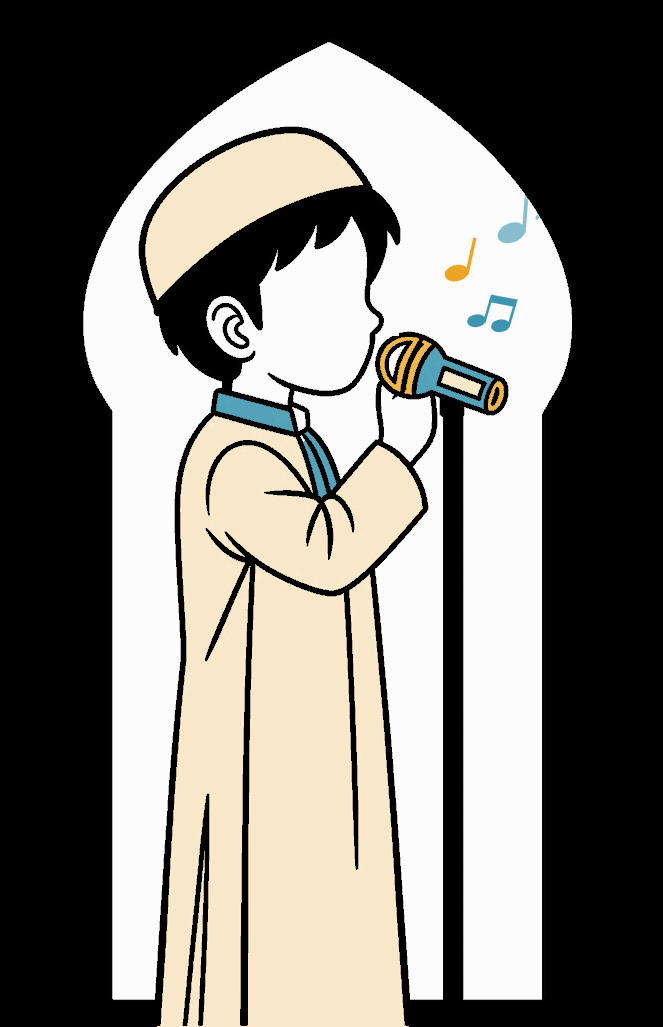
#> input picture assets/azaan/muezzin-colour.gif, 663 x 1027 px
$ python -i install_colour.py   (imports and definitions only)
#> lines starting #> are read from the running program, lines starting #| are printed output that depends on the picture
#!/usr/bin/env python3
"""Puts Harry's 2.44 coloured wu'du artwork in, and the coloured world map with it.

    python3 tools/wudu/install_colour.py <the eight animations> <the ten sheets> <the map>

Harry, 17 November 2026: "i want to give the wu'du page and steps the same treatment. replace
with coloured version, i have included the full languages menu as a zip. the other zip are the
actual animations. also as the background is white, the white can be inverted if on dark theme
and the pictures can stay the same. replace qibla quest world map with this new one, background
again is whit so can be inverted depending on theme." And then, when he saw the first attempt:
"i dont want you to invert the the actual child and wash basin etc, just the background only
if possible."

That is exactly what comes out of here, and the first way I tried it was wrong.

                        ---- THE BACKGROUND, AND ONLY THE BACKGROUND ----

Inverting every pixel that is close to grey LOOKS like "just the background". It is not. Near-
white paper and the near-white of the boy's thobe are the same colour, so the thobe goes with
the paper; his hair is near-black and comes back speckled salt-and-pepper, because the dither
leaves half its pixels just over the line and half just under. I rendered it and looked at it,
and it is visibly wrong.

So the paper is found as a REGION rather than by colour: every near-white pixel that can be
reached from the edge of the picture without crossing an outline. That is the same cut that
took the sky out of the mosques at 2.41, and it has the same property that makes it worth
trusting -- it does not depend on where the threshold is put. The same mask comes out at 20,
28, 40 and 60, because the paper meets the drawing at a hard black outline and there is nothing
in between. Specks of dither stranded inside the paper are absorbed, and that is flat from 16
pixels to 1024.

The paper is then made TRANSPARENT rather than painted. The page shows through it: white by
day, black after dark, and the child, the basin and the tap are the same pixels in both.

                 ---- THE LETTERING IS THE ONE THING THAT MUST TURN OVER ----

The seven step pictures are not only drawings: each has a frame round it, a numbered badge and
a label, all drawn in black. Left alone those are black lettering on a black page. So for the
step pictures a night version is built here, and what turns over in it is decided per DRAWN
SHAPE rather than per pixel: every connected piece of ink is looked at on its own, and a piece
with colour in it is left exactly as drawn while a piece with no colour in it is inverted. The
boy keeps his black hair because his hair is part of a shape that also contains his face.

The films need no night version -- there is no lettering on them -- and neither does the map.
Harry's Kaaba sits on the orange of Arabia rather than on the paper, so it stays visible.

                      ---- THIRTY-THREE MEGABYTES DOWN TO SEVEN ----

The animations arrived at 4.2 MB each, 33 MB for eight, against the 191 KB the eight films they
replace take between them. That is not detail, it is noise: they were saved with the picture
re-dithered on every frame, so the flat colours are stippled with a different random pattern 48
times over. Eighty per cent of the picture swings by more than 40 levels across the loop while
the drawing itself does not move at all. It would have shimmered on the mat.

The cure is the median of the 48 frames, pixel by pixel. Random dither cancels and what is left
is the painting underneath, grain and all -- the plate looks BETTER than any single frame Harry
sent, not worse, and the crops are in tools/ARTWORK-MEASURED.md. Every frame is then rebuilt as
that plate with the frame's own pixels put back only where something genuinely moves.

WHAT GENUINELY MOVES IS FOUND ON THE SIGNED DIFFERENCE FROM THE PLATE, SMOOTHED. Dither is
high-frequency and averages to nothing; a hand moving does not. Done on the ABSOLUTE difference
it does not work at all -- the mean of an absolute dither is a large positive number everywhere
and the mask comes back covering a quarter of the picture, which I measured before I understood
why.

Only then are the two cheap things possible: one palette for the whole film with no dithering,
and each frame carrying only what changed since the last. With the original noise nothing was
ever equal to anything, and both were worth nothing.

                              ---- WHAT THIS DOES NOT DO ----

It does not touch the city pins in qibla_quest.py. That file warns that a redrawn map silently
invalidates every one of them, and it has happened twice. This map is the October one recoloured:
the two silhouettes agree to 96%, their centroids to four decimal places, their extents to two
pixels, and all five cities plus Makkah still land on ink. Checked, not assumed -- and checked
again by --measure, which prints those numbers against whatever map is passed in.

Needs Pillow, NumPy, SciPy and scikit-image, like the other builders here. None of them are
needed on the mat.
"""
from __future__ import annotations

import argparse
import sys
from pathlib import Path

import numpy as np
from PIL import Image, ImageSequence
from scipy.ndimage import (binary_closing, binary_dilation, distance_transform_edt, label,
                           uniform_filter)
from skimage.morphology import disk, remove_small_holes, remove_small_objects

HERE = Path(__file__).resolve().parent.parent.parent
WUDU = HERE / "assets" / "wudu"
CHILDREN = HERE / "assets" / "children"

#: Which of Harry's animations is which step. The sixth and seventh are the two halves of one
#: step: wiping the head and wiping the ears are drawn apart and done together, which is why
#: `head` has a second film and the mat stacks them.
FILMS = {
    "01_wash_hands": "hands.gif",
    "02_rinse_mouth": "mouth.gif",
    "03_rinse_nose": "nose.gif",
    "04_wash_face": "face.gif",
    "05_wash_arm": "arms.gif",
    "06_wipe_head": "head.gif",
    "07_wipe_ears": "head-2.gif",
    "08_wash_foot": "feet.gif",
}

#: The seven steps in the order they are drawn across the sheet, which is the order the wu'du
#: is done in and the order the menu shows them in.
STEPS = ("hands", "mouth", "nose", "face", "arms", "head", "feet")

#: The ten languages the mat speaks. English keeps the bare filename -- see duamenu.drawn_in,
#: which falls back to it -- and the other nine carry theirs before the extension.
LANGUAGES = ("en", "ar", "bn", "es", "fr", "hi", "pt", "ru", "ur", "zh")

NEAR = 28        # how far from white still counts as paper; 20..60 all give the same mask
SPECK = 16       # dither specks stranded inside the paper; 16..1024 all give the same mask

# HOW FAR THE PAPER IS TAKEN BACK INTO THE DRAWING, and it is not the same for the two kinds of
# artwork, because the two kinds have different edges.
#
# Every ink-and-paper boundary in the animations carries a lime-green fringe a pixel or two
# wide -- it is in the files Harry sent, and it is invisible on white paper and a bright rim
# round the boy on a black one. Two pixels takes it off completely; one leaves a trace along
# the top of his hair.
#
# The sheets and the map have no such fringe, and two pixels does real damage to both: it eats
# the frame drawn round each step from five pixels thick to ONE, and it rubs out the smallest
# islands in Indonesia and the Caribbean -- 9% of the map's land, measured. One pixel leaves
# the frame at three and every island where it was, while still taking off the pale halo that
# a nought-pixel cut leaves ringing every coastline.
#
# Both were arrived at by rendering the alternatives onto a black page and looking at them.
FILM_GROW = 2
STILL_GROW = 1
MOVING = 18.0    # how far the smoothed difference from the plate must stray to be motion
SMOOTH = 9       # the window that cancels the dither
SPREAD = 4       # pixels the moving region is grown by, so motion is never clipped
COLOURS = 128    # one palette for a whole film
TILE_COLOURS = 255   # and for a step picture, which keeps a slot for the transparency
SHAPE = 20       # ink pieces smaller than this are left to their neighbours

# ---- PAPER THE EDGE OF THE PICTURE CANNOT REACH, which all three kinds of artwork have and
# ---- which none of them have in the same way. Flooding in from the border alone leaves it
# ---- opaque, and on a black page a patch of opaque paper is a white box.
#
# A FILM has gaps in the drawing: the piece of wall seen through the arch of the tap is the
# biggest, and it came out as a white rectangle under the spout on the night screen. What
# tells a gap from a drawn white line is not its area but its THICKNESS -- a gap is something
# you could see the page through, a highlight down the boy's thobe is a few pixels wide. So an
# enclosed piece of paper is taken when a disc of GAP_DEEP pixels fits inside it. Measured
# across all eight films, the same pieces are taken at 8, 9 and 10, and the set only changes
# at 6 (which starts eating the thobe) and at 12 (which starts leaving gaps behind).
#
# A STEP SHEET has a frame drawn round it, so its paper comes in two pieces -- the margin
# outside the frame, which the border reaches, and the column inside it, which it does not.
# There is exactly one of those and it is enormous: 212,636 pixels against 283 for the largest
# other enclosed piece, a factor of seven hundred and fifty. So it is taken by being the
# biggest, with nothing to tune.
#
# A MAP is land on water, and water is water wherever it is. The Mediterranean, the Black Sea
# and the Caspian are enclosed by land and they are not drawn in: they are the same paper as
# the ocean outside. Nothing is white INSIDE this drawing, so every enclosed piece of paper is
# sea -- except the speckles of near-white inside Greenland and the pale interiors, which are
# what a first attempt at "take all the white" punched holes in. The four seas are 6404, 1688,
# 1374 and 1262 pixels and the largest speckle is 42, so a floor anywhere from 100 to 800
# takes exactly the four.
GAP_DEEP = 9     # how thick a gap in a film must be before the page is let through it
WATER = 100      # how big an enclosed piece of a map must be before it counts as sea
TINT = 8.0       # how far from grey a piece of ink must stray to count as part of the drawing.
                 # It was render.COLOUR_ENOUGH when that was an averaged saturation and this was
                 # written to match it. At 2.46 that measure became a SHARE of clearly coloured
                 # pixels, because averaging judged a drawing partly on how much empty space it
                 # was drawn with. This number stayed where it was: it is a per-pixel threshold
                 # on a piece of ink, which is the job it always did, and it is no longer the
                 # same question as the one render asks.


# ----------------------------------------------------------------- the paper, as a region

# [114 lines left out: functions paper_in, coloured_shapes, rebuild, write_film, not called in this run]


def install_films(source: Path, out: Path) -> int:
    before = after = 0
    for stem, name in FILMS.items():
        found = sorted(source.glob(f"{stem}*.gif"))
        if not found:
            print(f"  !! nothing in {source} for {stem}", file=sys.stderr)
            return 1
        reel = Image.open(found[0])
        pause = int(reel.info.get("duration", 120))
        frames = [np.asarray(f.convert("RGB")) for f in ImageSequence.Iterator(reel)]
        if len(frames) < 2:
            print(f"  !! {found[0].name} has {len(frames)} frames", file=sys.stderr)
            return 1
        frames, ground, moved = rebuild(frames)
        write_film(frames, ground, out / name, pause)
        was, now = found[0].stat().st_size, (out / name).stat().st_size
        before, after = before + was, after + now
        print(f"  {found[0].name:20s} -> {name:12s} {was // 1024:5d} KB -> {now // 1024:4d} KB"
              f"   paper {100 * ground.mean():4.1f}%   moving {100 * moved:4.1f}%")
    print(f"  eight films: {before // 1024} KB -> {after // 1024} KB")
    return 0


# ------------------------------------------------------------------------- the step pictures

# [147 lines left out: functions cut_sheet, reads_right_to_left, drawings_in, in_step_order, keep_the_paper_out, lettering_in and 1 more, not called in this run]


#: Where the numbered badge sits on a step picture, as a fraction of the tile. It is in the
#: same place on all seventy, in every language and both sets of sheets.
BADGE = (0.025, 0.100, 0.33, 0.67)


# [201 lines left out: functions badge_of, lettering_for, his_drawing_their_lettering, install_steps, measure_map, install_map and 1 more, not called in this run]


# [2 lines not run here, left out]

>>> import cv2
>>> picture = cv2.imread('../../assets/azaan/muezzin-colour.gif', cv2.IMREAD_GRAYSCALE)
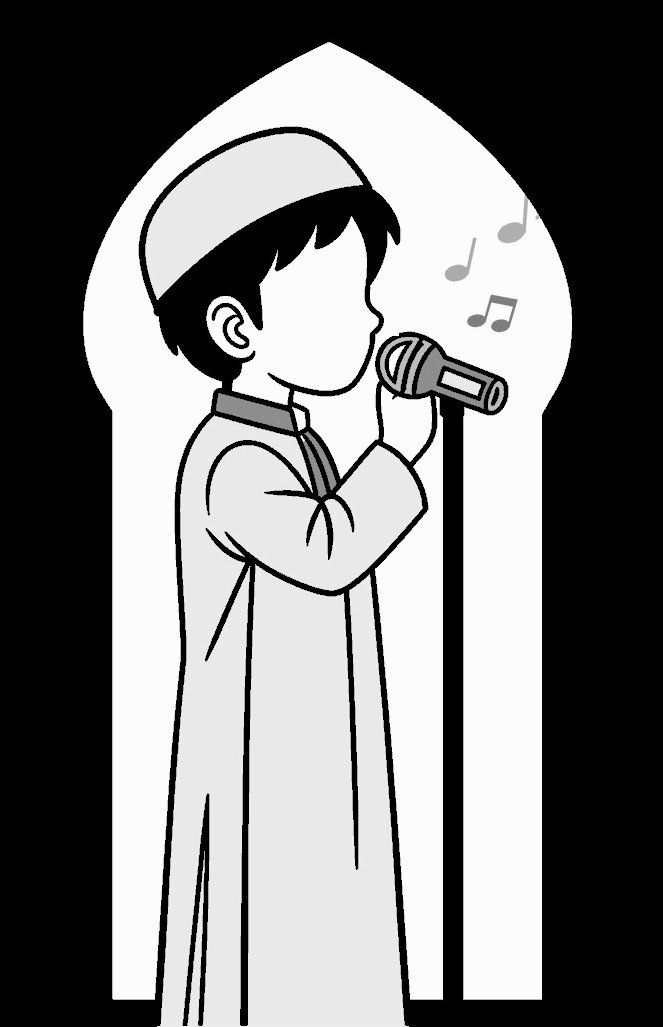
#> picture: shape (1027, 663); min 0, max 252, mean 120.7
>>> result = install_films(picture, 'out.png')
#> (the run stopped early here; a loop or call above may not have finished)

$ run again, on assets/children/mosque-items/brass_ewer.png
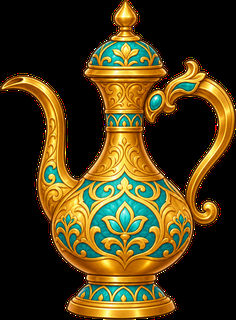
#> input picture assets/children/mosque-items/brass_ewer.png, 236 x 320 px
#> `picture = cv2.imread('../../assets/azaan/muezzin-colour.gif', cv2.IMRE..`:
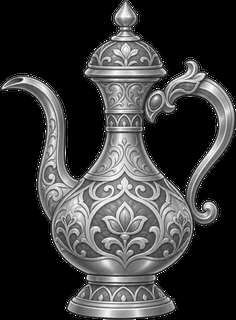
#> picture: shape (320, 236); min 0, max 255, mean 58.3
